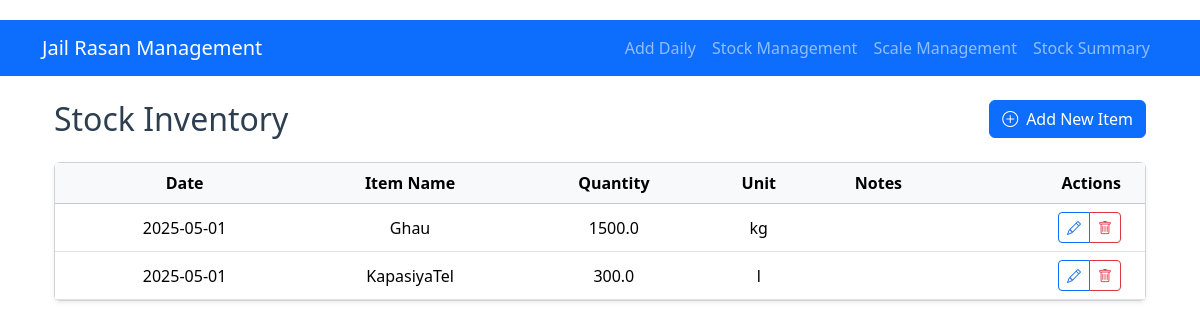
Page /stock on the earlier database version.
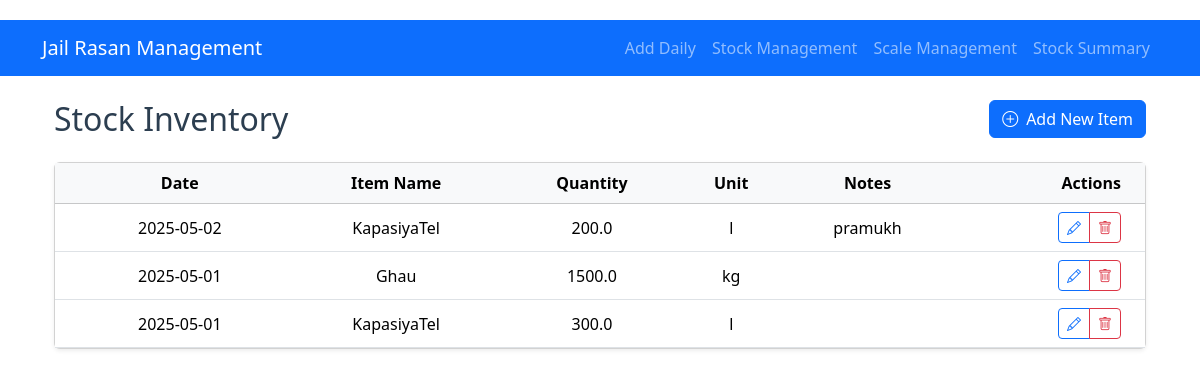
Same page on the later database version.
### models.py (models this page shows, shortened)
class StockItem(db.Model):
    id = db.Column(db.Integer, primary_key=True)
    date = db.Column(db.Date, nullable=False)
    item_name = db.Column(db.String(100), nullable=False)
    quantity = db.Column(db.Float, nullable=False)
    unit = db.Column(db.String(20), nullable=False)  # kg, ml, packets, etc.
    notes = db.Column(db.Text)

### app.py (the view)
@app.route('/stock')
def stock_list():
    items = StockItem.query.order_by(StockItem.date.desc()).all()
    return render_template('stock/stock_list.html', items=items)

### templates/stock/stock_list.html (shortened to what this page needs)
{% extends "base.html" %}
{% block content %}
<div class="container mt-4">
    <div class="d-flex justify-content-between align-items-center mb-4">
        <h2 class="mb-0">Stock Inventory</h2>
        <a href="{{ url_for('add_stock') }}" class="btn btn-primary">
            <i class="bi bi-plus-circle me-2"></i>Add New Item
        </a>
    </div>
    <div class="card shadow-sm">
        <div class="card-body p-0">
            <div class="table-responsive">
                <table class="table table-hover align-middle mb-0">
                    <thead class="table-light">
                        <tr>
                            <th class="ps-4">Date</th>
                            <th>Item Name</th>
                            <th>Quantity</th>
                            <th>Unit</th>
                            <th>Notes</th>
                            <th class="text-end pe-4">Actions</th>
                        </tr>
                    </thead>
                    <tbody>
                        {% for item in items %}
                        <tr>
                            <td class="ps-4">{{ item.date.strftime('%Y-%m-%d') }}</td>
                            <td>{{ item.item_name }}</td>
                            <td>{{ item.quantity }}</td>
                            <td>{{ item.unit }}</td>
                            <td>{{ item.notes or '' }}</td>
                            <td class="text-end pe-4">
                                <div class="btn-group" role="group">
                                    <a href="{{ url_for('edit_stock', id=item.id) }}"
                                       class="btn btn-sm btn-outline-primary"
                                       data-bs-toggle="tooltip" title="Edit">
                                        <i class="bi bi-pencil"></i>
                                    </a>
                                    <a href="{{ url_for('delete_stock', id=item.id) }}"
                                       class="btn btn-sm btn-outline-danger"
                                       data-bs-toggle="tooltip" title="Delete"
                                       onclick="return confirm('Are you sure you want to delete this item?')">
                                        <i class="bi bi-trash"></i>
                                    </a>
                                </div>
                            </td>
                        </tr>
                        {% else %}
                        <tr>
                            <td colspan="6" class="text-center py-4 text-muted">
                                No stock items found
                            </td>
                        </tr>
                        {% endfor %}
                    </tbody>
                </table>
            </div>
        </div>
    </div>
</div>
{% endblock %}

Differences in the rows shown:
added StockItem: date "2025-05-02", item_name "KapasiyaTel", quantity "200.0", unit "l", notes "pramukh"
